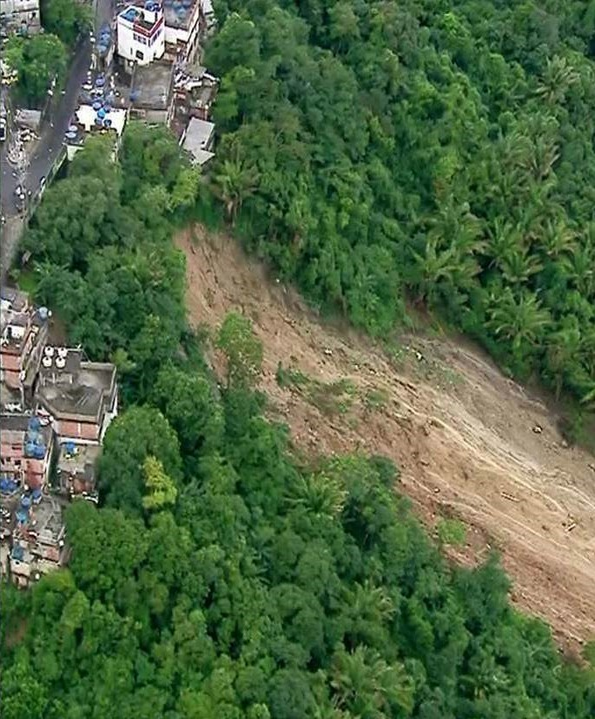
#> input picture img-proc-amanda/teste2-Depois.png, 595 x 719 px
$ python Vegetacao.py
#> lines starting #> are read from the running program, lines starting #| are printed output that depends on the picture; after the words box and inside, x2 and y2 are one past the last pixel; in counts of white or black regions, pixels touching at a corner belong together
# -*- coding: utf-8 -*-
"""
Created on Wed Sep 23 14:40:58 2020

@author: Amanda
"""

import cv2

img = cv2.imread('teste2-Depois.png')
#> img is the input picture: shape (719, 595, 3); mean B, G, R 68, 103.4, 80.6

# img = cv2.imread('BarragemAntes.png')

gray = cv2.cvtColor(img, cv2.COLOR_BGR2GRAY)
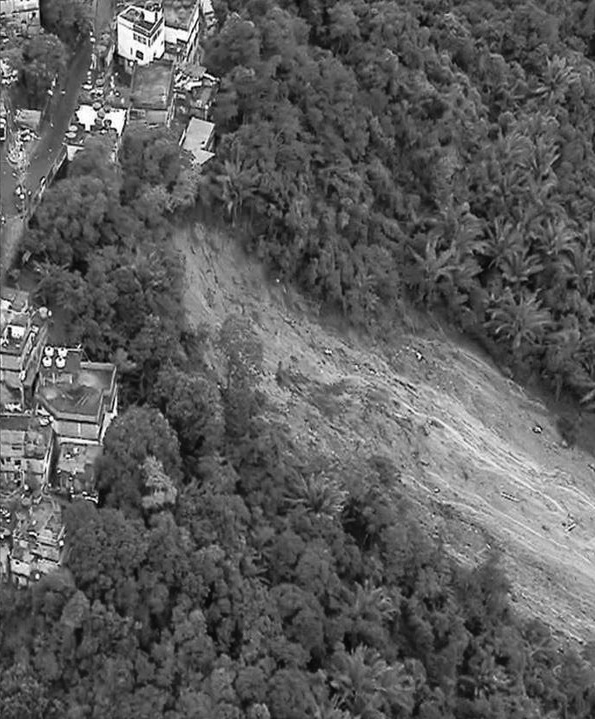
#> gray: shape (719, 595); min 0, max 255, mean 92.5

ret, imgThresh = cv2.threshold(gray, 115, 250, cv2.THRESH_BINARY)
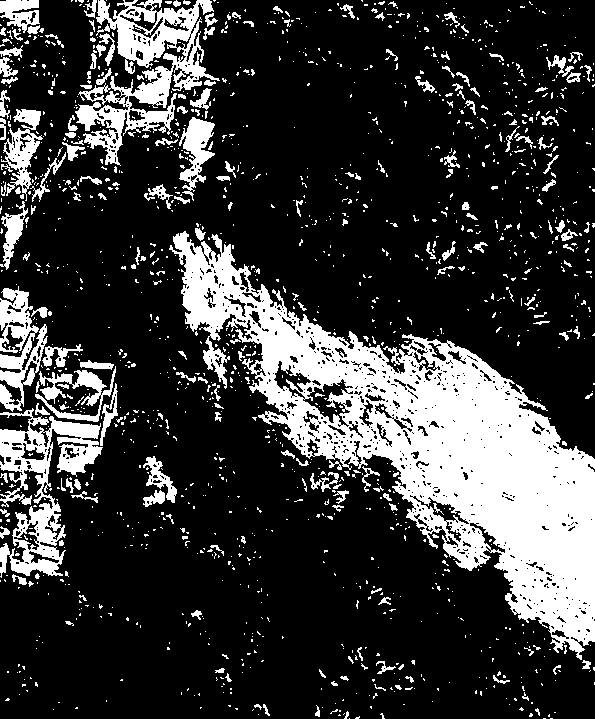
#> imgThresh: shape (719, 595); values 0 (black) and 250 (white), 22.6% white; 1492 white regions (1290 under 20 px), largest, box (x1, y1, x2, y2) and area: (169, 231, 595, 660) 55597, (75, 0, 220, 166) 8402, (0, 408, 103, 578) 6590

altura, largura, canais = img.shape
#> altura = 719; largura = 595; canais = 3

# print("\nDimesões: " + str(largura) + "x" + str(altura))

verdeMax1 = (0, 255, 0)
verdeMin1 = (0, 10, 0)

verdeMax2 = (41, 74, 60)
verdeMin2 = (26, 39, 36)

verdeMax3 = (31, 42, 34)
verdeMin3 = (21, 32, 24)

verde = (0, 255, 0)
barro = (0, 0, 255)


Vegetacao1 = cv2.inRange(img, verdeMax1, verdeMin1)
#> Vegetacao1: shape (719, 595); every value is 0
Vegetacao2 = cv2.inRange(img, verdeMax2, verdeMin2)
Vegetacao3 = cv2.inRange(img, verdeMax3, verdeMin3)


for i in range(0, altura):
    for j in range(0, largura):
        if Vegetacao1[i,j] == imgThresh[i,j]:
            img[i,j] = verde
        if Vegetacao2[i,j] == imgThresh[i,j]:
            img[i,j] = verde
        if Vegetacao3[i,j] == imgThresh[i,j]:
            img[i,j] = verde
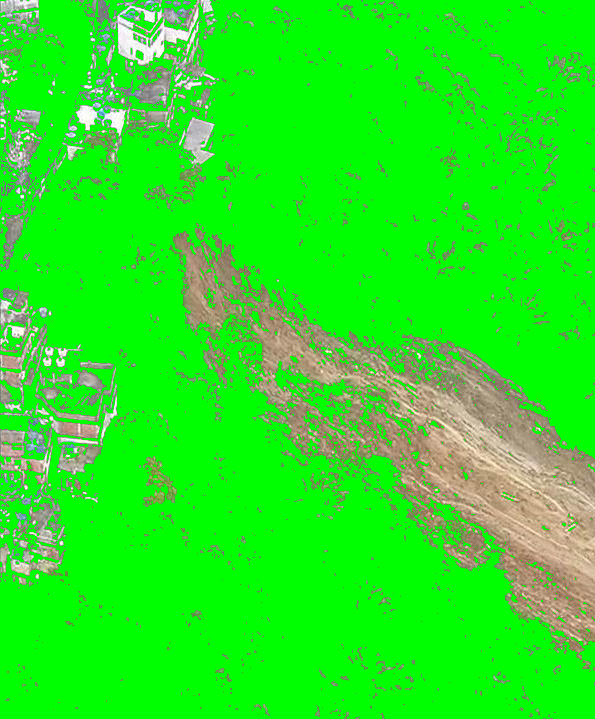
#> img: shape (719, 595, 3); mean B, G, R 29.2, 232.4, 36.6

cv2.imshow("Vegetacao", img)

cv2.waitKey(0)
cv2.destroyAllWindows()

# [39 lines of commented-out code are left out]

$ run again, with img-proc-amanda/BarragemAntes.png copied over img-proc-amanda/teste2-Depois.png
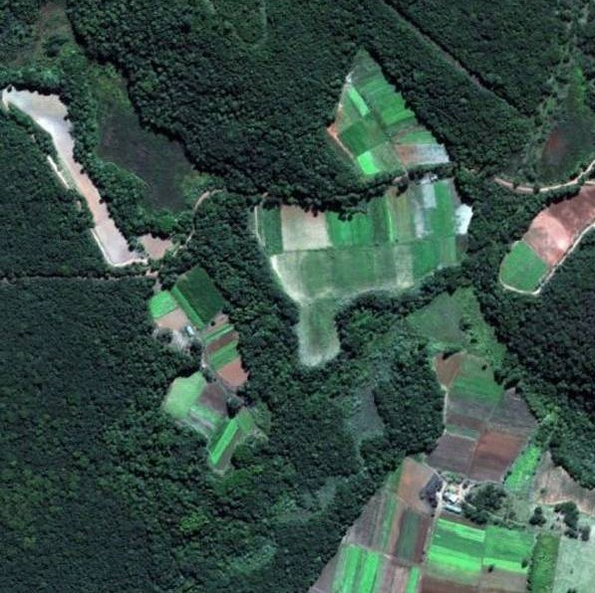
#> input picture img-proc-amanda/BarragemAntes.png, 595 x 593 px
#> img is the input picture: shape (593, 595, 3); mean B, G, R 70.7, 79.6, 56.4
#> `ret, imgThresh = cv2.threshold(gray, 115, 250, cv2.THRESH_BINARY)`:
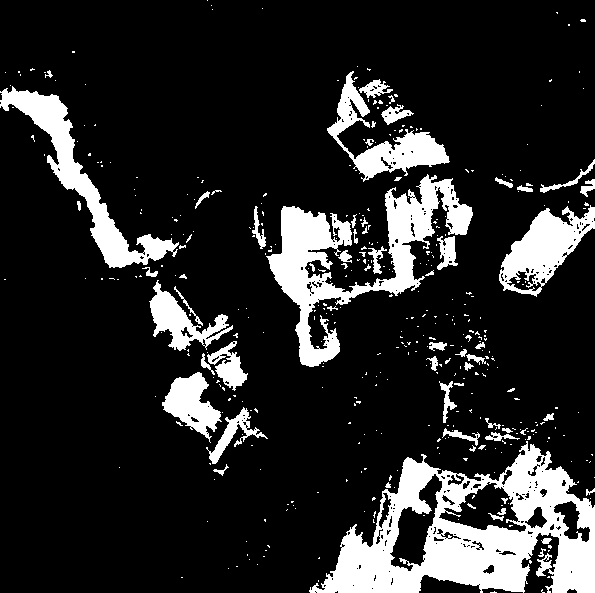
#> imgThresh: shape (593, 595); values 0 (black) and 250 (white), 16% white; 420 white regions (355 under 20 px), largest, box (x1, y1, x2, y2) and area: (309, 441, 595, 593) 20247, (266, 174, 473, 367) 11078, (0, 86, 179, 268) 5816
#> Vegetacao1: shape (593, 595); every value is 0
#> after the loop `for i in range(0, altura):`:
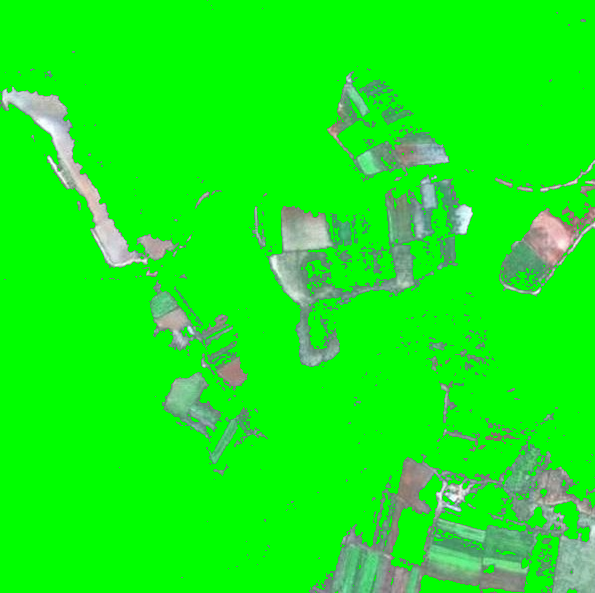
#> img: shape (593, 595, 3); mean B, G, R 22.5, 240.2, 20.7
